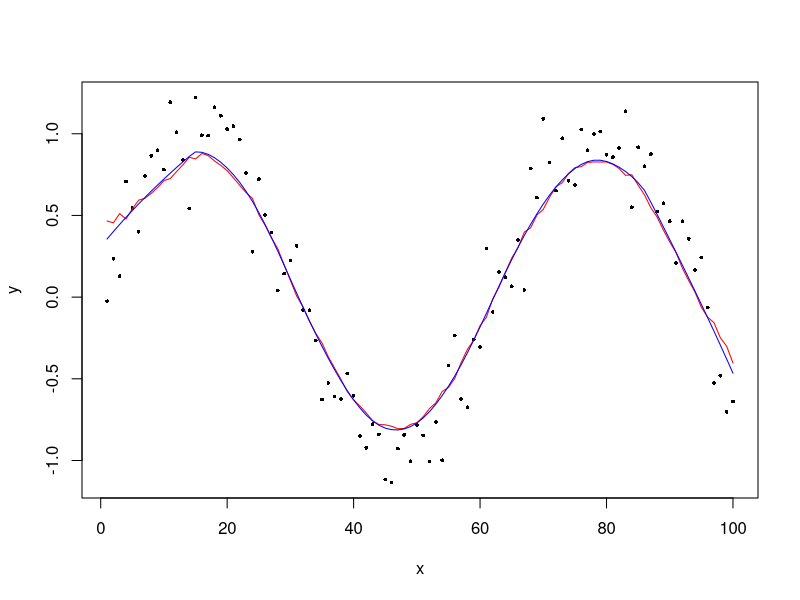
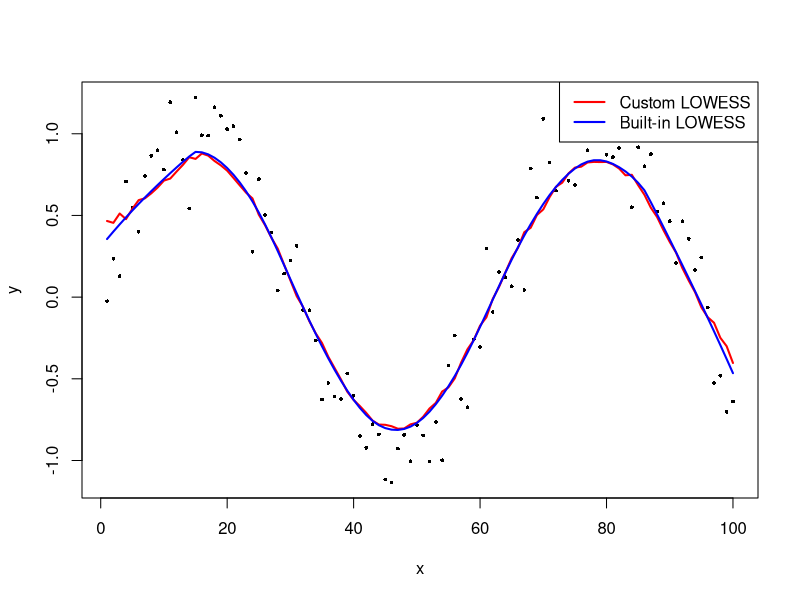

Write R code to recreate these figures, in order.
## ---- chunk 1
set.seed(1)

#======= generate data =======#
n <- 100
x <- 1:n

e <- rnorm(n, mean = 0, sd = 0.2)
y <- sin(x/10) + e
## ---- chunk 2

nearest <- function(dists, k){
  # sorts smallest to largest, 
  # and slices out the k nearest neighbours
  sorted <- sort(dists)
  d_max <- sorted[k+1] |> unname()
  neighbours <- names(sorted)[2:(k+1)] |> as.integer()
  
  return(data.frame('vals' = c('x' = neighbours,'d' = d_max)))
}
custom_estimate <- function(data,y){
  len <- (length(data)-1)/2
  w_js <- data[1:len]
  neighs <- data[(len+1):(2*len)] |> as.integer()
  
  X <- cbind(1,neighs)
  y_vec <- matrix(y[neighs],ncol=1)
  
  W <- diag(w_js)

  #======= weighted regression =======#
  ests <- solve(t(X) %*% W %*% X) %*% t(X) %*% W %*% y_vec
  
  x_val <- data[(2*len+1)]
  
  print(x_val)
  print(ests)
  y_est <- ests[1] + ests[2]*x_val
  
  return(cbind('x' = x_val,'y_hat' = y_est))
}


# f: (0,1)
# y^ = f(x)
customLowess <- function(x, y, f){
  
  #======= calculate span =======#
  n <- length(x)
  k <- ceiling(f*n)
  #======= calculate weights =======#
  # using the 'tricube kernel'
  
  distances <- cbind(x,y) |> dist(method = 'euclidean') |>
    as.matrix()
  
  neighs <- apply(distances,1,nearest,k=k,simplify=TRUE) |>
    as.data.frame()
  colnames(neighs) <- 1:n
  
  #split output of custom 'nearest' function into 
  # a matrix of neighbours (ints)
  # and a vector of d_maxes
  nval <- nrow(neighs)
  neighbours <- neighs[-nval,] |> t()
  d_max <- neighs[nval,] |> t()
  
  #since each row i in neighbours represents the neighbours of 
  # the x_ith point, we can use 1:n to simply get the set of x_is
  
  w_ij <- (1-(abs((1:n)-neighbours)/(d_max %*% rep(1,k)))^3)^3
  
  full_data <- data.frame('w'= w_ij,neighbours,'x'=x)
  
  test_xi <- 50
  test_data <- full_data[test_xi, ]
  ests_test <- custom_estimate(test_data, y)
  
  print(ests_test)  # Your custom regression estimate for x = 50

  

  
  out <- apply(X=full_data,MARGIN=1,FUN = custom_estimate, y=y, 
        simplify=TRUE) |> as.data.frame() |> t()

  }
## ---- chunk 3
f <- 0.3
model_custom <- customLowess(x=x,y=y,f=f)
model_lowess <- lowess(x=x,y=y,f=f,iter=0)
print(model_lowess$y[model_lowess$x == 50])  # Compare to lowess()
{
  plot(x,y,pch=16,cex=0.5)
  lines(model_custom, col = 'red',type='l')
  lines(model_lowess, col ='blue',type='l')
}
## ---- chunk 4
{
plot(x, y, pch = 16, cex = 0.5)
lines(model_custom, col = 'red', type = 'l', lwd = 2)
lines(model_lowess, col = 'blue', type = 'l', lwd = 2)
legend("topright", legend = c("Custom LOWESS", "Built-in LOWESS"),
       col = c("red", "blue"), lty = 1, lwd = 2)
}
